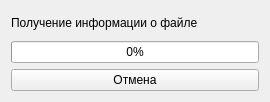
<?xml version="1.0" encoding="UTF-8"?>
<ui version="4.0">
 <class>ProgressWidget</class>
 <widget class="QWidget" name="ProgressWidget">
  <property name="windowModality">
   <enum>Qt::ApplicationModal</enum>
  </property>
  <property name="geometry">
   <rect>
    <x>0</x>
    <y>0</y>
    <width>270</width>
    <height>102</height>
   </rect>
  </property>
  <property name="windowTitle">
   <string>Открытие файла</string>
  </property>
  <layout class="QGridLayout" name="gridLayout">
   <item row="0" column="0">
    <widget class="QLabel" name="label">
     <property name="text">
      <string>Получение информации о файле</string>
     </property>
    </widget>
   </item>
   <item row="1" column="0">
    <widget class="QProgressBar" name="progressBar">
     <property name="value">
      <number>0</number>
     </property>
    </widget>
   </item>
   <item row="2" column="0">
    <widget class="QPushButton" name="cancelButton">
     <property name="text">
      <string>Отмена</string>
     </property>
    </widget>
   </item>
  </layout>
 </widget>
 <resources/>
 <connections/>
</ui>
